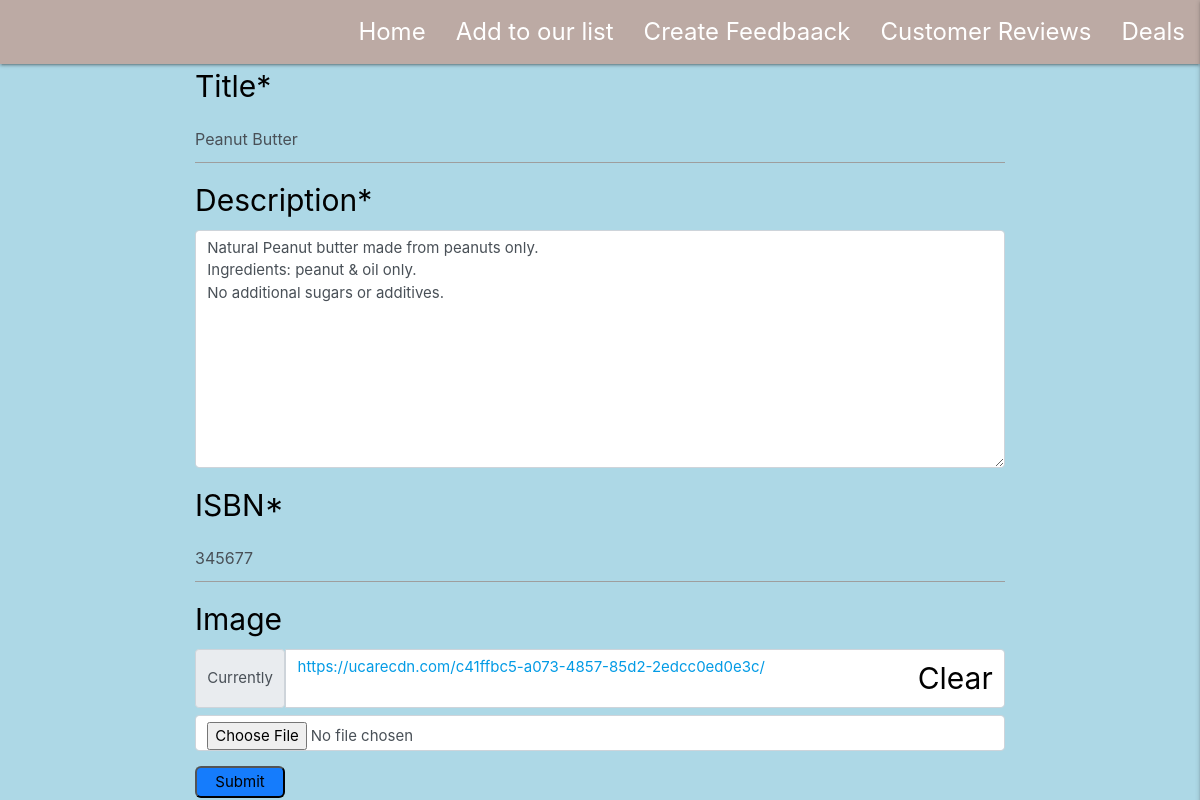
Page /healthfood/update/1 on the committed database.
### healthfood/models.py (models this page shows)
class healthfood(models.Model):
    title = models.CharField(blank=False, max_length=255)
    ISBN = models.CharField(blank=False, max_length=255)
    description = models.TextField(blank=False)
    image = ImageField(blank=True, manual_crop="")

### healthfood/views.py (the view)
def update_healthfood(request, healthfood_id):
    healthfood_being_updated = get_object_or_404(healthfood, pk=healthfood_id)
    if request.method == "POST":
        healthfood_Form = healthfoodForm(
            request.POST, instance=healthfood_being_updated)
        if healthfood_Form.is_valid():
            healthfood_Form.save()
            return redirect(reverse(index))
        else:
            return render(request, 'healthfood/update-template.html', {
                "form": healthfood_Form
            })
    else:
        healthfood_Form = healthfoodForm(instance=healthfood_being_updated)
        return render(request, 'healthfood/update-template.html', {
            "form": healthfood_Form
        })

### healthfood/forms.py
class healthfoodForm(forms.ModelForm):
    class Meta:
        image = ImageField(label='')
        model = healthfood
        fields = ('title', 'description', 'ISBN', 'image')

### healthfood/templates/healthfood/update-template.html (shortened to what this page needs)
{% extends 'base.template.html' %}
{%load crispy_forms_tags%}
{% load static %}
{%block content%}
<form method="POST">
    {{ form|crispy}}
    <input type="Submit" />
</form>
{%endblock%}

### static/css/style.css (style rules this page uses)
body { background-color: lightblue; }
label { font-size: 2rem; color: black; }
input { width: 90px; height: 32.33px; border-radius: 6px; background-color: #157cfc; color: black; padding: 5.6px, 14px; }

### rows in the picture
healthfood: title "Peanut Butter", description "Natural Peanut butter made from peanuts only. Ingredients: peanut & oil only. No additional sugars or additives.", ISBN "345677"
